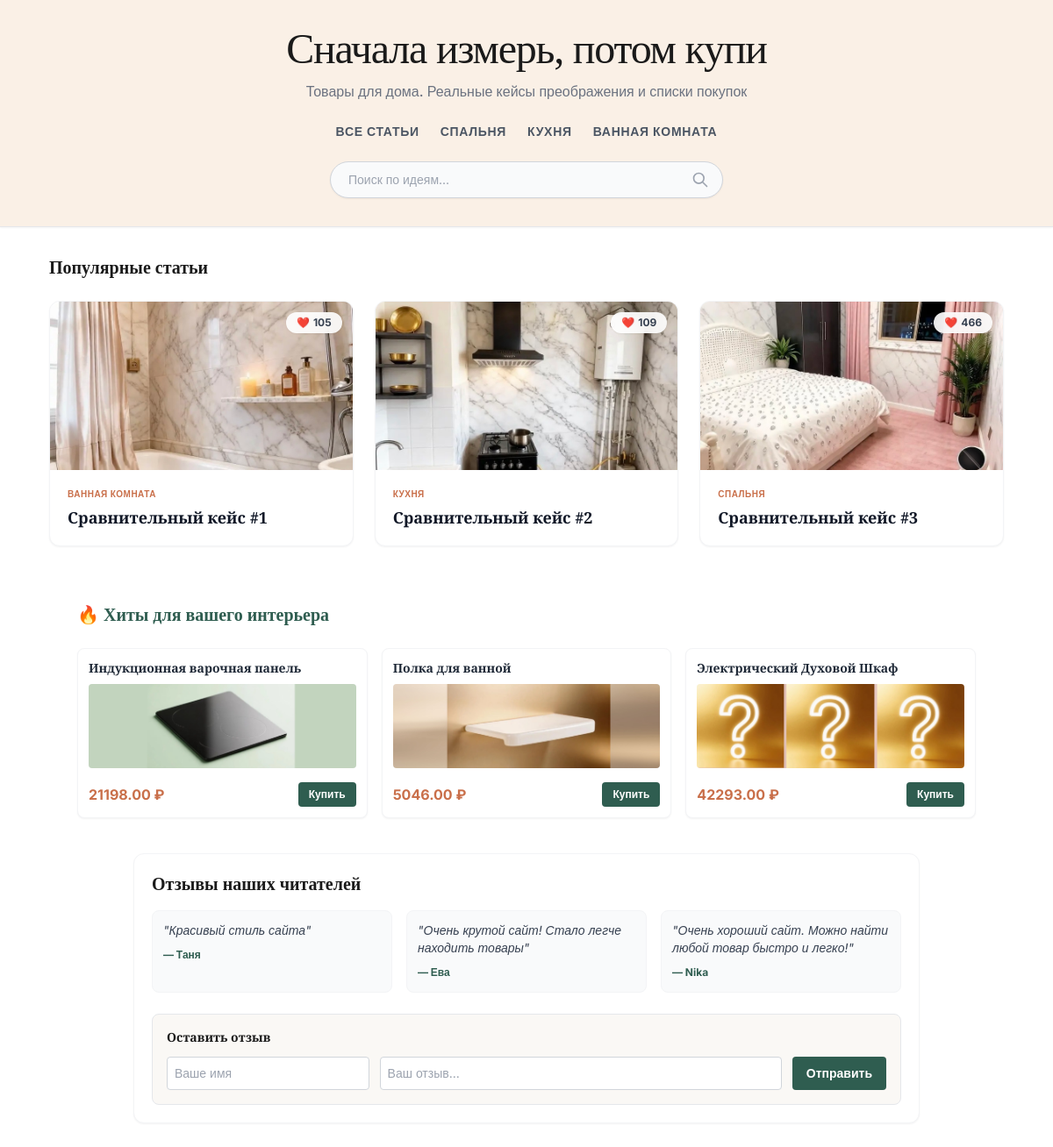
The page / on the database its author committed.
### articles/models.py (models this page shows, shortened)
class Category(models.Model):
    name = models.CharField(max_length=100, verbose_name="Название")
    slug = models.SlugField(unique=True, verbose_name="URL-имя")
    class Meta:
        verbose_name = "Категория"
        verbose_name_plural = "Категории"

class Article(models.Model):
    title = models.CharField(max_length=200)
    text = models.TextField()
    image_before = models.ImageField(upload_to='articles_images/', blank=True, null=True, verbose_name="Фото ДО")
    image_after = models.ImageField(upload_to='articles_images/', blank=True, null=True, verbose_name="Фото ПОСЛЕ")
    category = models.ForeignKey(Category, on_delete=models.SET_NULL, null=True, blank=True, verbose_name="Категория")
    created_at = models.DateTimeField(auto_now_add=True)
    likes = models.IntegerField(default=0, verbose_name="Лайки")
    rating = models.IntegerField(default=0, verbose_name="Рейтинг") # <-- НОВАЯ СТРОКА

class Product(models.Model):
    article = models.ForeignKey(Article, on_delete=models.CASCADE, related_name='products', null=True, blank=True) # добавил null=True, чтобы товар мог существовать без статьи (для главной страницы)
    name = models.CharField(max_length=200, verbose_name="Название товара")
    price = models.DecimalField(max_digits=10, decimal_places=2, verbose_name="Цена (руб)")
    link = models.URLField(max_length=500, verbose_name="Партнёрская ссылка")
    image = models.ImageField(upload_to='product_images/', blank=True, null=True, verbose_name="Фото товара") # <-- НОВАЯ СТРОКА

class Review(models.Model):
    name = models.CharField(max_length=100, verbose_name="Ваше имя")
    text = models.TextField(verbose_name="Текст отзыва")
    created_at = models.DateTimeField(auto_now_add=True, verbose_name="Дата")

### articles/views.py (the view)
# urls.py: 2. Add a URL to urlpatterns:  path('', views.home, name='home')
def home(request, category_slug=None):
    categories = Category.objects.all()
    articles = Article.objects.all().order_by('-created_at')
    reviews = Review.objects.all().order_by('-created_at')[:3]
    top_products = Product.objects.all().order_by('?')[:3]
    query = request.GET.get('q')
    if query:
        articles = articles.filter(
            Q(title__icontains=query) |
            Q(text__icontains=query) |
            Q(category__name__icontains=query)
        )
    current_category = None
    if category_slug:
        current_category = get_object_or_404(Category, slug=category_slug)
        articles = articles.filter(category=current_category)
    if request.method == 'POST':
        name = request.POST.get('name')
        text = request.POST.get('text')
        if name and text:
            Review.objects.create(name=name, text=text)
            return redirect('home')
    return render(request, 'index.html', {
        'articles': articles,
        'categories': categories,
        'reviews': reviews,
        'top_products': top_products,
        'current_category': current_category,
        'query': query,
    })

### articles/templates/index.html (shortened to what this page needs)
{% extends 'base.html' %}
{% block content %}
    <div class="flex items-center justify-between mb-6">
        <h2 class="text-xl font-bold font-serif">
            {% if query %}
                Результаты поиска: "{{ query }}"
            {% elif current_category %}
                Категория: {{ current_category.name }}
            {% else %}
                Популярные статьи
            {% endif %}
        </h2>
    </div>
    <div class="grid grid-cols-1 md:grid-cols-2 lg:grid-cols-3 gap-6">
        {% for article in articles %}
            <div class="bg-white rounded-xl overflow-hidden shadow-sm hover:shadow-lg transition duration-300 border border-gray-100 flex flex-col">
                <a href="{% url 'article_detail' article.pk %}" class="block relative h-48 bg-gray-100">
                    {% if article.image_after %}
                        <img src="{{ article.image_after.url }}" alt="{{ article.title }}" class="w-full h-full object-cover">
                    {% else %}
                        <div class="flex items-center justify-center w-full h-full text-gray-400 text-sm">Нет фото</div>
                    {% endif %}
                    <div class="absolute top-3 right-3 bg-white/90 backdrop-blur px-3 py-1 rounded-full text-xs font-bold flex items-center gap-1 shadow-sm">
                        <button onclick="likeArticle({{ article.pk }}, this)" class="flex items-center gap-1 text-gray-700 hover:text-red-500 transition">
                            ❤️ <span id="likes-count-{{ article.pk }}">{{ article.likes }}</span>
                        </button>
                    </div>
                </a>
                <div class="p-5 flex flex-col flex-grow">
                    {% if article.category %}
                        <span class="text-[10px] font-bold text-[#C96F4A] uppercase tracking-wider mb-2">{{ article.category.name }}</span>
                    {% endif %}
                    <a href="{% url 'article_detail' article.pk %}" class="block flex-grow">
                        <h3 class="font-bold text-lg leading-tight text-gray-900 hover:text-[#C96F4A] transition">{{ article.title }}</h3>
                    </a>
                </div>
            </div>
        {% empty %}
            <div class="col-span-full text-center py-10 bg-white rounded-xl border border-gray-100">
                <p class="text-gray-500">По вашему запросу ничего не найдено. <a href="{% url 'home' %}" class="text-[#C96F4A] hover:underline">Вернуться на главную</a>.</p>
            </div>
        {% endfor %}
    </div>
    {% if top_products %}
    <div class="mt-16 mb-8 max-w-5xl mx-auto">
        <h2 class="text-xl font-bold mb-6 text-[#2F5D50] font-serif">🔥 Хиты для вашего интерьера</h2>
        <div class="grid grid-cols-1 md:grid-cols-3 gap-4">
            {% for product in top_products %}
            <div class="bg-white rounded-lg shadow-sm border border-gray-100 p-3 flex flex-col justify-between hover:shadow-md transition">
                <div>
                    <h3 class="font-bold text-gray-800 text-sm mb-2">{{ product.name }}</h3>
                    <div class="h-24 bg-gray-50 rounded mb-3 overflow-hidden flex items-center justify-center">
                        {% if product.image %}
                            <img src="{{ product.image.url }}" alt="{{ product.name }}" class="w-full h-full object-cover">
                        {% else %}
                            <span class="text-gray-400 text-xs">Фото</span>
                        {% endif %}
                    </div>
                </div>
                <div class="flex items-center justify-between mt-1">
                    <span class="text-[#C96F4A] font-bold text-base">{{ product.price }} ₽</span>
                    <a href="{{ product.link }}" target="_blank" rel="nofollow" class="bg-[#2F5D50] text-white px-3 py-1.5 rounded text-xs font-bold hover:bg-black transition">
                        Купить
                    </a>
                </div>
            </div>
            {% endfor %}
        </div>
    </div>
    {% endif %}
    <div class="mt-10 bg-white rounded-xl p-5 shadow-sm border border-gray-100 max-w-4xl mx-auto">
        <h2 class="text-xl font-bold mb-4 font-serif">Отзывы наших читателей</h2>
        <div class="grid grid-cols-1 md:grid-cols-3 gap-4 mb-6">
            {% for review in reviews %}
            <div class="bg-gray-50 p-3 rounded-lg border border-gray-100">
                <p class="text-sm text-gray-700 italic mb-1">"{{ review.text }}"</p>
                <span class="text-xs font-bold text-[#2F5D50]">— {{ review.name }}</span>
            </div>
            {% empty %}
            <p class="text-sm text-gray-500">Пока нет отзывов. Будьте первыми!</p>
            {% endfor %}
        </div>
        <form method="POST" class="bg-[#FAF8F5] p-4 rounded-lg border border-gray-200">
            <h3 class="font-bold text-sm mb-3">Оставить отзыв</h3>
            <div class="flex flex-col md:flex-row gap-3">
                <input type="text" name="name" placeholder="Ваше имя" required class="w-full md:w-1/3 p-2 text-sm rounded border border-gray-300 focus:outline-none focus:border-[#C96F4A]">
                <input type="text" name="text" placeholder="Ваш отзыв..." required class="w-full md:w-2/3 p-2 text-sm rounded border border-gray-300 focus:outline-none focus:border-[#C96F4A]">
                <button type="submit" class="bg-[#2F5D50] text-white px-4 py-2 text-sm rounded font-bold hover:bg-black transition whitespace-nowrap">Отправить</button>
            </div>
        </form>
    </div>
{% endblock %}

### articles/templates/base.html (shortened to what this page needs)
{% load static %}
<!DOCTYPE html>
<html lang="ru">
<head>
    <script src="https://cdn.tailwindcss.com?plugins=typography"></script>
</head>
<body class="bg-white text-[#1A1A1A] antialiased" style="font-family: 'Inter', sans-serif;">
    <header class="bg-[#FAF0E6] border-b border-gray-200 py-8 px-4 shadow-sm">
        <div class="max-w-6xl mx-auto text-center">
            <a href="{% url 'home' %}" class="inline-block">
                <h1 class="text-3xl md:text-5xl font-serif tracking-tight mb-3 hover:text-[#C96F4A] transition">Сначала измерь, потом купи</h1>
            </a>
            <p class="text-gray-500 text-sm md:text-base mb-6 font-medium">Товары для дома. Реальные кейсы преображения и списки покупок</p>
            <nav class="flex flex-wrap justify-center gap-x-6 gap-y-2 text-xs md:text-sm font-semibold uppercase tracking-wider text-gray-600 mb-6">
                <a href="{% url 'home' %}" class="hover:text-[#C96F4A] transition">Все статьи</a>
                {% for category in categories %}
                    <a href="{% url 'category_list' category.slug %}" class="hover:text-[#C96F4A] transition">{{ category.name }}</a>
                {% endfor %}
            </nav>
            <div class="max-w-md mx-auto">
                <form method="GET" action="{% url 'home' %}" class="relative flex items-center">
                    <input type="text" name="q" value="{{ query|default:'' }}" placeholder="Поиск по идеям..."
                           class="w-full pl-5 pr-12 py-2.5 rounded-full border border-gray-300 focus:outline-none focus:border-[#C96F4A] text-sm text-gray-700 bg-gray-50 focus:bg-white shadow-sm transition">
                    <button type="submit" class="absolute right-4 text-gray-400 hover:text-[#C96F4A] transition">
                        <svg xmlns="http://www.w3.org/2000/svg" class="h-5 w-5" fill="none" viewBox="0 0 24 24" stroke="currentColor">
                            <path stroke-linecap="round" stroke-linejoin="round" stroke-width="2" d="M21 21l-6-6m2-5a7 7 0 11-14 0 7 7 0 0114 0z" />
                        </svg>
                    </button>
                </form>
            </div>
        </div>
    </header>
    <main class="max-w-6xl mx-auto p-4 md:p-8 min-h-screen">
        {% block content %}
        {% endblock %}
    </main>
</body>
</html>

### articles/templates/base.html (style rules this page uses)
h1, h2, h3, h4, .font-serif { font-family: 'Prata', serif; }

### rows shown on the page
Category: name "СПАЛЬНЯ"
Category: name "КУХНЯ"
Category: name "ВАННАЯ КОМНАТА"
Article: image_after (picture), likes "105", category.name "ВАННАЯ КОМНАТА", title "Сравнительный кейс #1"
Article: image_after (picture), likes "109", category.name "КУХНЯ", title "Сравнительный кейс #2"
Article: image_after (picture), likes "466", category.name "СПАЛЬНЯ", title "Сравнительный кейс #3"
Product: name "Индукционная варочная панель", image (picture), price "21198.00"
Product: name "Полка для ванной", image (picture), price "5046.00"
Product: name "Электрический Духовой Шкаф", image (picture), price "42293.00"
Review: text "Красивый стиль сайта", name "Таня"
Review: text "Очень крутой сайт! Стало легче находить товары", name "Ева"
Review: text "Очень хороший сайт. Можно найти любой товар быстро и легко!", name "Nika"
